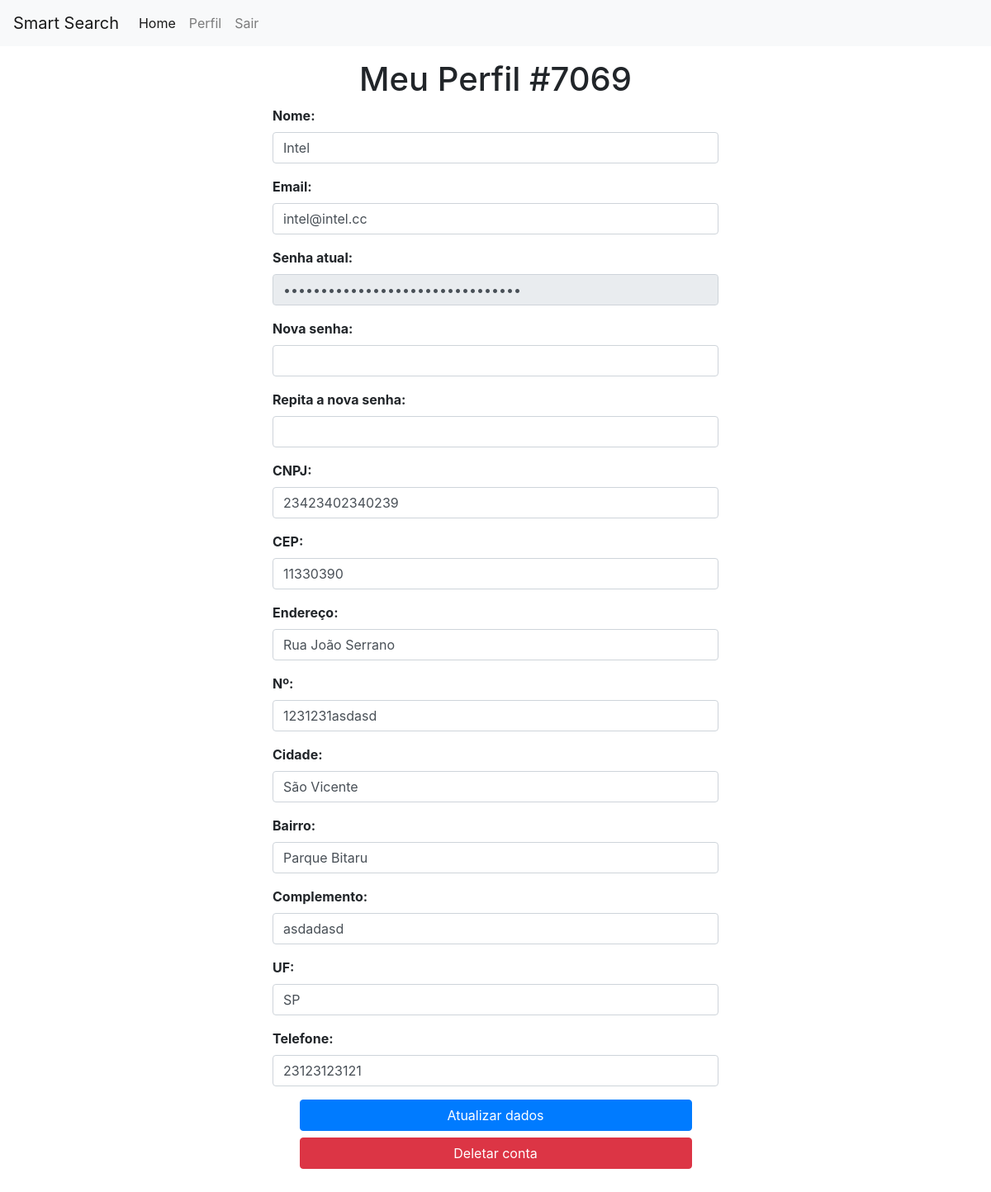
Page /perfil/index.php (signed in) on the committed database.
### tables this page shows
CREATE TABLE loja (
    cd_cnpj INTEGER PRIMARY KEY,
    cd_cep VARCHAR(9),
    cd_telefone INTEGER,
    fk_usuario_loja INTEGER,
    fk_plano_loja INTEGER,
CONSTRAINT FK_usuario_loja
    FOREIGN KEY (fk_usuario_loja)
    REFERENCES usuario (cd_usuario),
CONSTRAINT FK_plano_loja
    FOREIGN KEY (fk_plano_loja)
    REFERENCES plano (cd_plano)
);

CREATE TABLE usuario (
    cd_usuario INTEGER PRIMARY KEY,
    nm_email VARCHAR(50),
    nm_usuario VARCHAR,
    cd_senha VARCHAR(50)
);

CREATE TABLE endereco (
    nm_endereco INTEGER,
    cd_numero_endereco INTEGER,
    nm_cidade VARCHAR(50),
    nm_bairro VARCHAR(50),
    cd_complemento VARCHAR(50),
    fk_loja_endereco INTEGER,
    cd_loja INTEGER PRIMARY KEY, sg_uf varchar(2),
CONSTRAINT FK_loja_endereco
    FOREIGN KEY (fk_loja_endereco)
    REFERENCES loja (cd_cnpj)
);

### perfil/index.php (the view, shortened to what this page needs)
<?php
try {
  require $_SERVER['DOCUMENT_ROOT'] . '/php/connection-database.php';
  $select = "";
  $id = $_SESSION['id'];
  if($id%2 == 0){
    $select = "SELECT * FROM usuario WHERE cd_usuario = :id";
  }
  else{
    $select = "select * from loja l join usuario u on u.cd_usuario = l.fk_usuario_loja join endereco e on e.fk_loja_endereco = l.cd_cnpj where cd_usuario = :id;";
  }
  $cmd = $conexao->prepare($select);
  $cmd->bindParam(":id", $_SESSION['id']);
  $dados = $cmd->execute();
  $dados = $cmd->fetchAll();
}catch (PDOException $e) {
  $aviso = "Erro ao realizar operação. ". $e->getMessage();
}
?>
<!DOCTYPE html>
<html lang="en">
<head>
 <link rel="stylesheet" href="https://cdn.jsdelivr.net/npm/bootstrap@4.5.3/dist/css/bootstrap.min.css">
</head>
<body>
  <nav class="navbar navbar-expand-lg navbar-light bg-light">
    <a class="navbar-brand" href="#">Smart Search</a>
    <div class="collapse navbar-collapse" id="navbarNavAltMarkup">
      <div class="navbar-nav">
        <a class="nav-link active" href="../inicio">Home <span class="sr-only">(current)</span></a>
        <a class="nav-link" href="../perfil/index.php"> Perfil</a>
        <a class="nav-link" href='../php/logout.php'>Sair</a>
      </div>
    </div>
  </nav>
  <div class="container">
    <h1 class="text-center mt-3">Meu Perfil #<?=$_SESSION['id']?></h1>
    <form class="row justify-content-center" method="POST">
      <div class="form-group col-md-6">
        <label>Nome:</label>
        <input type="text" class="form-control" name="nome" value="<?=$dados[0]['nm_usuario']?>">
      </div>
      <div class="form-group col-md-6">
        <label>Email:</label>
        <input type="email" class="form-control" name="email" value="<?=$dados[0]['nm_email']?>">
      </div>
      <div class="form-group col-md-6">
        <label>Senha atual:</label>
        <input type="password" class="form-control" name="senha-atual" value="<?=$dados[0]['cd_senha']?>" readonly>
      </div>
      <div class="form-group col-md-6">
        <label>Nova senha:</label>
        <input type="password" class="form-control" name="senha-nova">
      </div>
      <div class="form-group col-md-6">
        <label>Repita a nova senha:</label>
        <input type="password" class="form-control" name="re-senha-nova">
      </div>
      <?php
      if($_SESSION['id']%2 == 1){
        require 'loja-form.php';
      }
      ?>
      <button type="submit" class="btn btn-primary col-md-5 mb-2" name="submit" value="att">Atualizar dados</button>
      <button type="submit" class="btn btn-danger col-md-5 mb-5" name="submit" value="delete">Deletar conta</button>
    </form>
  </div>
</body>
</html>

### perfil/loja-form.php (shortened to what this page needs)
<div class="form-group col-md-6">
  <label>CNPJ:</label>
  <input type="text" class="form-control" name="cnpj" value="<?=$dados[0]['cd_cnpj']?>">
</div>
<div class="form-group col-md-6">
  <label>CEP:</label>
  <input type="text" onblur="pesquisacep(this.value)" class="form-control" name="cep" value="<?=$dados[0]['cd_cep']?>">
</div>
<div class="form-group col-md-6">
  <label>Endereço:</label>
  <input type="text" class="form-control" name="rua" id="rua" value="<?=$dados[0]['nm_endereco']?>">
</div>
<div class="form-group col-md-6">
  <label>Nº:</label>
  <input type="text" class="form-control" name="numero" value="<?=$dados[0]['cd_numero_endereco']?>">
</div>
<div class="form-group col-md-6">
  <label>Cidade:</label>
  <input type="text" class="form-control" name="cidade" id="cidade" value="<?=$dados[0]['nm_cidade']?>">
</div>
<div class="form-group col-md-6">
  <label>Bairro:</label>
  <input type="text" class="form-control" name="bairro" id="bairro" value="<?=$dados[0]['nm_bairro']?>">
</div>
<div class="form-group col-md-6">
  <label>Complemento:</label>
  <input type="text" class="form-control" name="complemento" value="<?=$dados[0]['cd_complemento']?>">
</div>
<div class="form-group col-md-6">
  <label>UF:</label>
  <input type="text" class="form-control" name="uf" id="uf" value="<?=$dados[0]['sg_uf']?>">
</div>
<div class="form-group col-md-6">
  <label>Telefone:</label>
  <input type="text" class="form-control" name="telefone" value="<?=$dados[0]['cd_telefone']?>">
</div>

### perfil/index.php (style rules this page uses)
label { font-weight: 700; }

### rows in the picture
loja: nome "Intel", email "intel@intel.cc", cnpj "23423402340239", cep "11330390", rua "Rua João Serrano", numero "1231231asdasd", cidade "São Vicente", bairro "Parque Bitaru", complemento "asdadasd", uf "SP", telefone "23123123121"

### other values in the picture
$_SESSION['id'] "7069"
